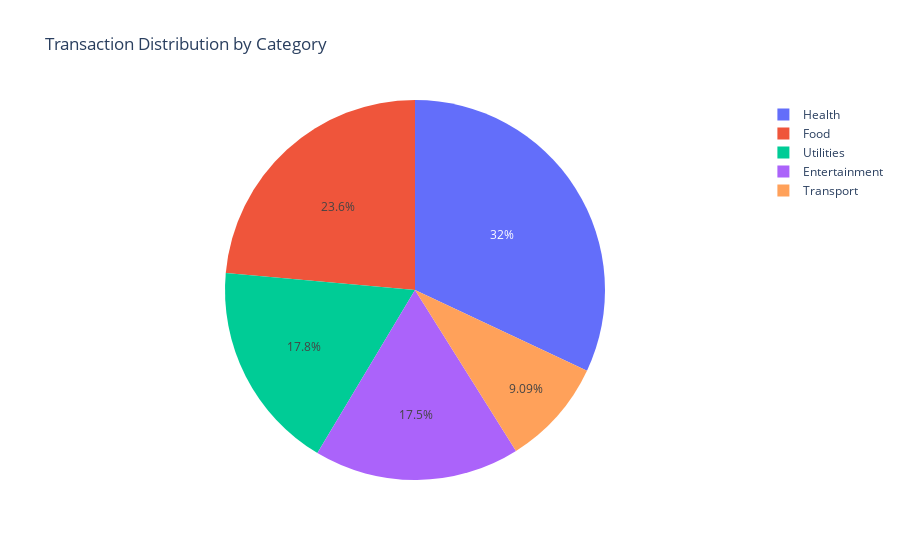

Notebook source saved alongside this figure:
### Code cell
import pandas as pd
import plotly.express as px
import plotly.graph_objs as go
import ipywidgets as widgets
from IPython.display import display

# Sample DataFrame creation
data = {
    'datetime': pd.date_range(start='2023-01-01', periods=100, freq='D'),
    'amount': [100, 150, 200, 300, 450, 600, 120, 330, 220, 500] * 10,
    'category': ['Food', 'Transport', 'Utilities', 'Entertainment', 'Health'] * 20,
    'subcategory': ['Groceries', 'Bus', 'Electricity', 'Movies', 'Doctor'] * 20
}

df = pd.DataFrame(data)

# Function to create a pie chart based on category distribution
def create_category_pie(df):
    category_dist = df.groupby('category')['amount'].sum().reset_index()
    fig = px.pie(category_dist, values='amount', names='category',
                 title='Transaction Distribution by Category',
                 hover_data=['amount'], labels={'amount':'Total Amount'})

    # Adding customdata to pass category info
    fig.update_traces(customdata=category_dist['category'], 
                      hovertemplate='Category: %{customdata}<br>Amount: %{value}<extra></extra>')

    return fig

# Function to create a pie chart for a specific category's subcategories
def create_subcategory_pie(df, category):
    subcategory_dist = df[df['category'] == category].groupby('subcategory')['amount'].sum().reset_index()
    fig = px.pie(subcategory_dist, values='amount', names='subcategory',
                 title=f'Transaction Distribution in {category}',
                 hover_data=['amount'], labels={'amount':'Total Amount'})

    # Adding customdata to allow returning to category view
    fig.update_traces(customdata=[None]*len(subcategory_dist), 
                      hovertemplate='Subcategory: %{label}<br>Amount: %{value}<extra></extra>')

    return fig

# Initial pie chart
category_fig = create_category_pie(df)
category_fig.show()

# For interactive handling in Jupyter notebook
output = widgets.Output()

def handle_click(trace, points, state):
    with output:
        output.clear_output()
        if points.points[0].customdata is not None:  # Drill down
            category = points.points[0].customdata
            subcategory_fig = create_subcategory_pie(df, category)
            subcategory_fig.show()
        else:  # Go back
            category_fig.show()

# Connect the callback to the figure
category_fig.data[0].on_click(handle_click)

# Display the initial chart
with output:
    category_fig.show()

display(output)

### Figure 1 — Plotly figure (JSON) as saved in the notebook; plotly's stock layout.template omitted (floating-point values rounded to 4 significant figures)
{"data": [{"customdata": ["Entertainment", "Food", "Health", "Transport", "Utilities"], "domain": {"x": [0, 1], "y": [0, 1]}, "hovertemplate": "Category: %{customdata}<br>Amount: %{value}<extra></extra>", "labels": ["Entertainment", "Food", "Health", "Transport", "Utilities"], "legendgroup": "", "name": "", "showlegend": true, "type": "pie", "values": [5200, 7000, 9500, 2700, 5300]}], "layout": {"legend": {"tracegroupgap": 0}, "title": {"text": "Transaction Distribution by Category"}}}
